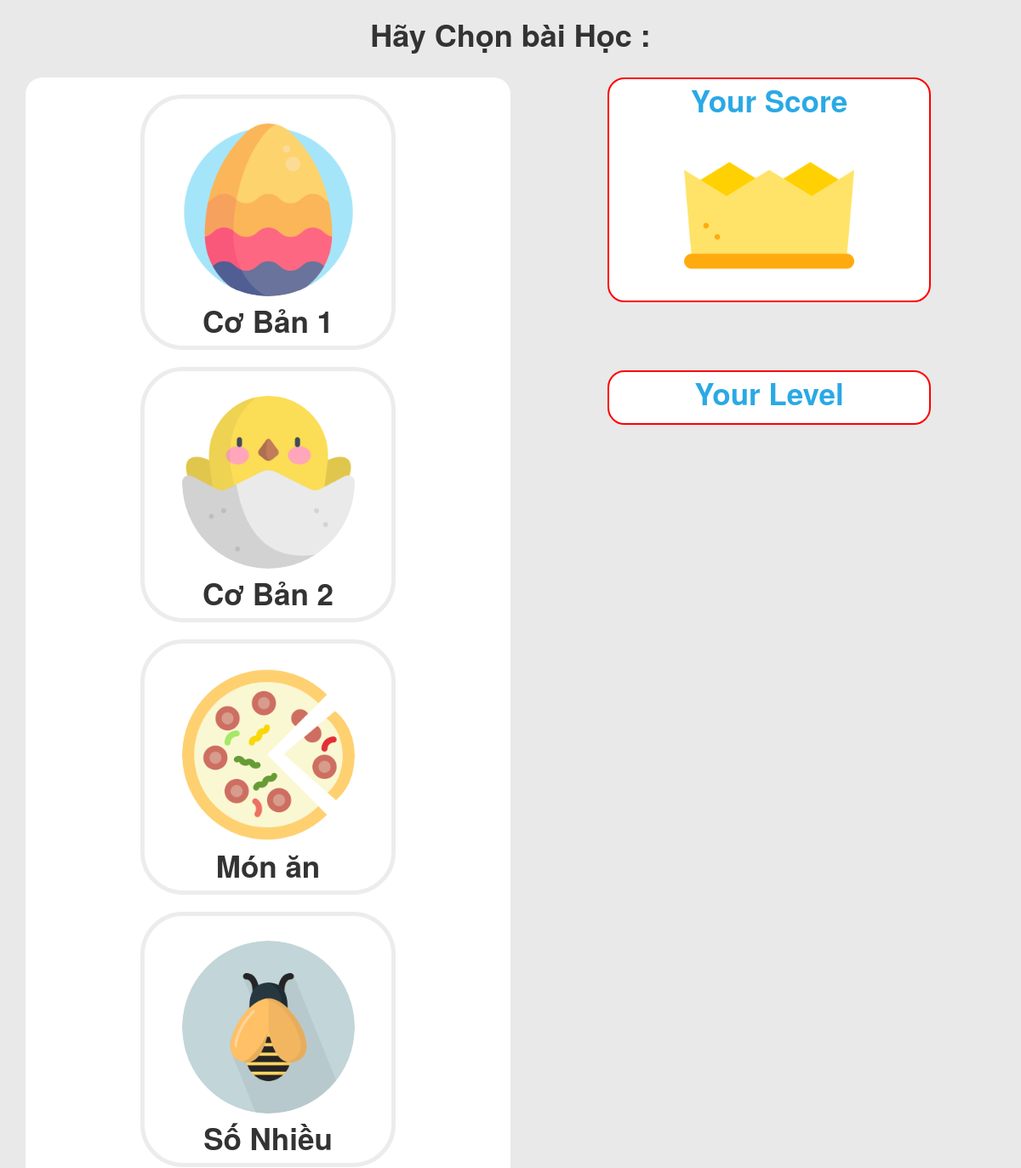
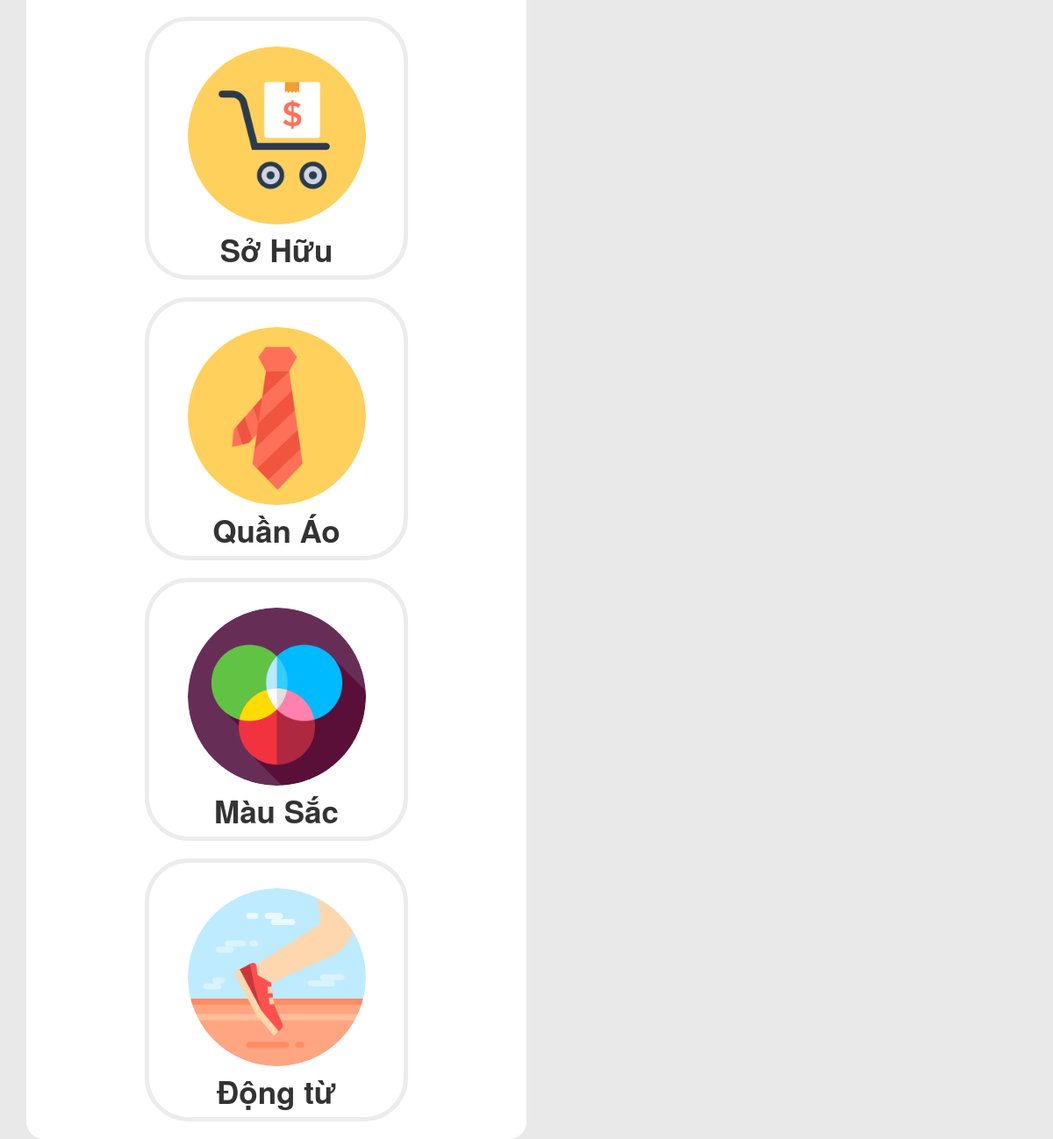
/view/levelbaihoc.php, run on the app's committed database (2 pictures, top to bottom).
### tables this page shows
CREATE TABLE `level` (
  `id` int(2) NOT NULL,
  `namelevel` varchar(30) NOT NULL,
  `image` varchar(500) NOT NULL
);

### php/getItemLevel.php (the view, shortened to what this page needs)
<?php
require('config.php');
$link=mysqli_connect($host,$user,$pass,$db);
if(!$link){
	echo 'ket noi khong thanh cong';
} else{
	mysqli_set_charset($link,'UTF8');
	$sql="select * from level";
	$kq=mysqli_query($link,$sql);
	if(mysqli_num_rows($kq)>0){
		while ($row=mysqli_fetch_assoc($kq)) {
			$hienthi='<div class="item" value="'.$row['id'].'"><div class="img-item" style="background-image:'." url(".$row['image'].');'.'"></div><p>'.$row['namelevel'].'</p></div>'.'<br>';
			echo $hienthi;
		}
	}else{
		echo "khong co ban ghi nao";
	}
}
?>

### view/levelbaihoc.php (shortened to what this page needs)
<!DOCTYPE html>
<html>
<head>
	<link rel="stylesheet" href="../style/level.css">
	<link rel="stylesheet" href="https://cdnjs.cloudflare.com/ajax/libs/font-awesome/4.7.0/css/font-awesome.min.css">
	<link rel="stylesheet" href="https://cdnjs.cloudflare.com/ajax/libs/flag-icon-css/3.1.0/css/flag-icon.css">
	<link rel="stylesheet" href="https://maxcdn.bootstrapcdn.com/bootstrap/3.3.7/css/bootstrap.min.css">
</head>
<body>
	<?php
	include('../php/getDetailUser.php') ?>
	<div class="wraper">
		<div class="container">
			<h1 ><strong>Hãy Chọn bài Học : <strong id="getuserforexam"><?php   echo $username; ?></strong></strong>  </h1>
			<div class="col-lg-6" id="left1">
				<?php
				include('../php/getItemLevel.php');
				?>
			</div>
			<div class="col-lg-4" id="right1">
				<div class="row">
					<p>Your Score</p>
					<div class="score"><?php  echo $score ;?></div>
				</div>
				<div class="row" style="margin-top: 80px;">
					<p>Your Level</p>
				</div>
			</div>
		</div>
	</div>
</body>
</html>

### style/level.css (style rules this page uses)
.wraper { text-align: center; width: 100%; background-color: #E9E9E9; }
#left1 { padding-top: 20px; margin-top: 20px; background-color: white; border-radius: 20px; }
p { font-size: 35px; font-weight: bold; }
#right1 { margin-top: 20px; color: #2AA9E5; text-align: center; margin-left: 10%; }
.item { border: 5px solid #ECECEC; border-radius: 50px; line-height: 0px; text-align: center; margin: auto; width: 300px; height: 300px; }
.score { color: #41B0E5; font-weight: bold; font-size: 50px; line-height: 240px; margin: auto; width: 200px; height: 200px; background-size: 100% 100%; background-image: url('../image/crown.png'); }
.row { background-color: white; border: 2px solid red; border-radius: 20px; }
.img-item { border-radius: 70%; background-repeat: no-repeat; margin: 10% auto; background-size: 100% 100%; width: 70%; height: 70%; }

### data on the page
level: $row['id'] 1 (drawn), shows a picture, namelevel "Cơ Bản 1"
level: $row['id'] 2 (drawn), shows a picture, namelevel "Cơ Bản 2"
level: $row['id'] 3 (drawn), shows a picture, namelevel "Món ăn"
level: $row['id'] 4 (drawn), shows a picture, namelevel "Số Nhiều"
level: $row['id'] 5 (drawn), shows a picture, namelevel "Sở Hữu"
level: $row['id'] 6 (drawn), shows a picture, namelevel "Quần Áo"
level: $row['id'] 7 (drawn), shows a picture, namelevel "Màu Sắc"
level: $row['id'] 8 (drawn), shows a picture, namelevel "Động từ"
